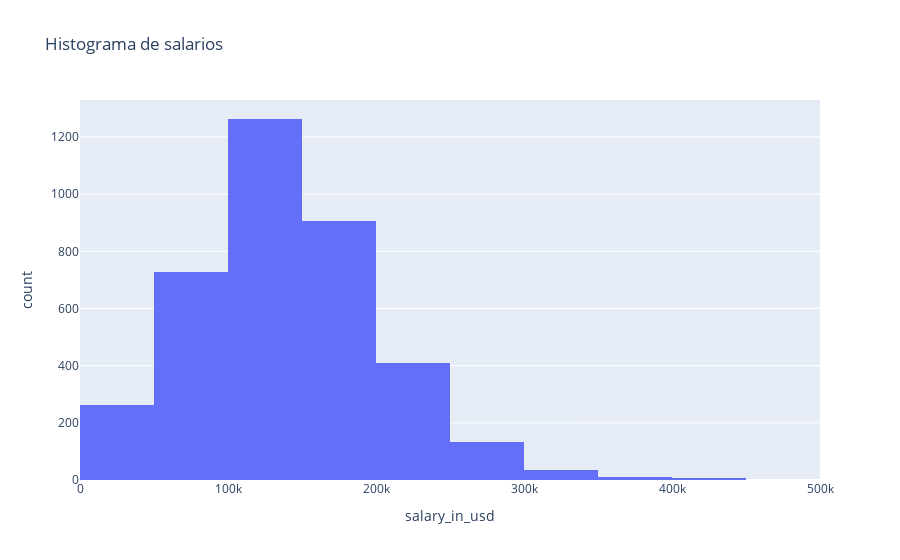

This figure's notebook cell:
### Code cell
fig = px.histogram(df, x='salary_in_usd', nbins=10, title='Histograma de salarios')
# Mostrar la figura
fig.show()

### Figure 1 — Plotly figure (JSON) as saved in the notebook; plotly's stock layout.template omitted (floating-point values rounded to 4 significant figures; data arrays with more than 128 entries replaced by an {"elided": "..."} marker saying what was removed)
{"data": [{"alignmentgroup": "True", "bingroup": "x", "hovertemplate": "salary_in_usd=%{x}<br>count=%{y}<extra></extra>", "legendgroup": "", "marker": {"color": "#636efa", "pattern": {"shape": ""}}, "name": "", "nbinsx": 10, "offsetgroup": "", "orientation": "v", "showlegend": false, "type": "histogram", "x": {"elided": "3755 int values"}, "xaxis": "x", "yaxis": "y"}], "layout": {"barmode": "relative", "legend": {"tracegroupgap": 0}, "title": {"text": "Histograma de salarios"}, "xaxis": {"anchor": "y", "domain": [0, 1], "title": {"text": "salary_in_usd"}}, "yaxis": {"anchor": "x", "domain": [0, 1], "title": {"text": "count"}}}}
